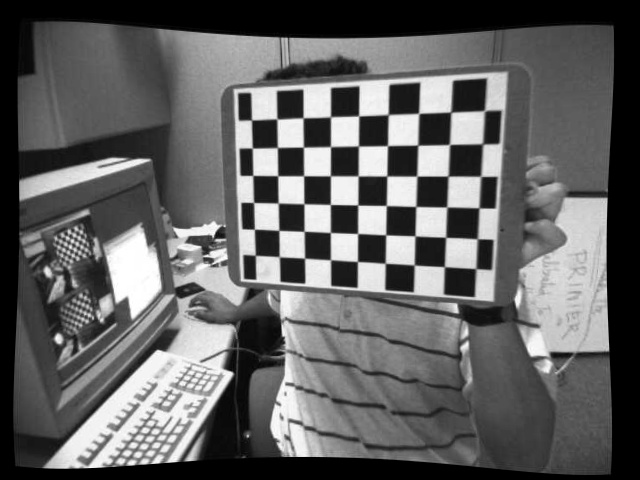
//> input picture rectified/left/left_0.jpg, 640 x 480 px
$ ./stereocalibration_matich   (built with g++ and OpenCV 4)
//> lines starting //> are read from the running program, lines starting //| are printed output that depends on the picture
#include <core/utility.hpp>
#include <stdio.h>
#include <opencv2/calib3d.hpp>
#include <opencv2/imgcodecs.hpp>
#include <opencv2/highgui.hpp>
#include <opencv2/imgproc.hpp>
#include <bits/stdc++.h>
#include <opencv.hpp>
#include <calib3d/calib3d_c.h>
#include <imgproc/types_c.h>
#include <io.h>
#include <direct.h>
#include <stdio.h>
#include <stdlib.h>
#include <ctype.h>
#include <sys/stat.h>
#include <sys/types.h>

using namespace cv;
using namespace std;

//==========================================================================================================
int Stereo_Match(void)
{
    string img1_filename = "rectified\\left\\left_0.jpg";
    string img2_filename = "rectified\\right\\right_0.jpg";
    string intrinsic_filename = "intrinsics.yml";
    string extrinsic_filename = "extrinsics.yml";

    //选择的匹配算法
    enum {
        STEREO_BM = 0,
        STEREO_SGBM = 1,
        STEREO_HH = 2,
        STEREO_VAR = 3,
        STEREO_3WAY = 4
    };

    int alg = STEREO_SGBM;

    int numberOfDisparities = 96;
    bool no_display = false;
    float scale = 1;


    //读取图像
    int color_mode = alg == STEREO_BM ? 0 : -1;
    Mat img1 = imread(img1_filename, color_mode);
//> img1 is the input picture: 480 rows x 640 cols, CV_8UC1; min 0, max 255, mean 98.1
    Mat img2 = imread(img2_filename, color_mode);
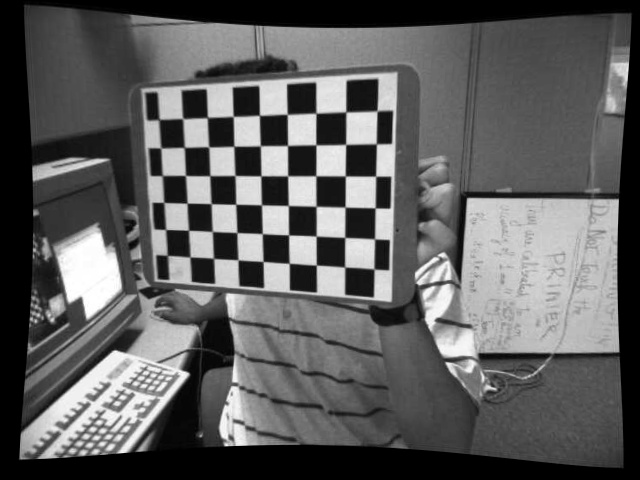
//> input picture rectified/right/right_0.jpg, 640 x 480 px
//> img2 is the input picture: 480 rows x 640 cols, CV_8UC1; min 0, max 255, mean 94.1

    /*imshow("readimg", img1);
    cout << img1.empty() << endl;
    waitKey(0);

    exit(0);*/

    //判断两幅图像是否非空
    if (img1.empty())
    {
        printf("Command-line parameter error: could not load the first input image file\n");
        return -1;
    }
    if (img2.empty())
    {
        printf("Command-line parameter error: could not load the second input image file\n");
        return -1;
    }
    //缩放图像
    if (scale != 1.f)
    {
        Mat temp1, temp2;
        int method = scale < 1 ? INTER_AREA : INTER_CUBIC;
        resize(img1, temp1, Size(), scale, scale, method);
        img1 = temp1;
        resize(img2, temp2, Size(), scale, scale, method);
        img2 = temp2;
    }

    //获取图像大小
    Size img_size = img1.size();
//> img_size = Size(640, 480)

    Rect roi1, roi2;
    Mat Q;

    int64 t = getTickCount();

    ////获取已经标定好的相机内部参数
    //if (!intrinsic_filename.empty())
    //{
    //    // reading intrinsic parameters
    //    FileStorage fs(intrinsic_filename, FileStorage::READ);
    //    if (!fs.isOpened())
    //    {
    //        printf("Failed to open file %s\n", intrinsic_filename.c_str());
    //        return -1;
    //    }

    //    Mat M1, D1, M2, D2;
    //    fs["M1"] >> M1;
    //    fs["D1"] >> D1;
    //    fs["M2"] >> M2;
    //    fs["D2"] >> D2;

    //    M1 *= scale;
    //    M2 *= scale;

    //    fs.open(extrinsic_filename, FileStorage::READ);
    //    if (!fs.isOpened())
    //    {
    //        printf("Failed to open file %s\n", extrinsic_filename.c_str());
    //        return -1;
    //    }

    //    Mat R, T, R1, P1, R2, P2;
    //    fs["R"] >> R;
    //    fs["T"] >> T;

    //    stereoRectify(M1, D1, M2, D2, img_size, R, T, R1, R2, P1, P2, Q, CALIB_ZERO_DISPARITY, -1, img_size, &roi1, &roi2);

    //    Mat map11, map12, map21, map22;
    //    initUndistortRectifyMap(M1, D1, R1, P1, img_size, CV_16SC2, map11, map12);
    //    initUndistortRectifyMap(M2, D2, R2, P2, img_size, CV_16SC2, map21, map22);

    //    Mat img1r, img2r;
    //    remap(img1, img1r, map11, map12, INTER_LINEAR);
    //    remap(img2, img2r, map21, map22, INTER_LINEAR);

    //    img1 = img1r;
    //    img2 = img2r;
    //}
    //

    int windowsize = 3;
    int min_disp = 16;
    int num_disp = 112 - min_disp;
    //Ptr<StereoSGBM> sgbm = StereoSGBM::create(0, 16, 3);//全局的SGBM;
    Ptr<StereoSGBM> sgbm = StereoSGBM::create(num_disp, 21);//全局的SGBM;
    sgbm->setMinDisparity(min_disp);
    sgbm->setNumDisparities(num_disp);
    sgbm->setBlockSize(16);
    sgbm->setP1(8 * 3 * windowsize * windowsize);
    sgbm->setP2(32 * 3 * windowsize * windowsize);
    sgbm->setDisp12MaxDiff(1);
    sgbm->setUniquenessRatio(10);
    sgbm->setSpeckleWindowSize(100);
    sgbm->setSpeckleRange(32);

    numberOfDisparities = ((img_size.width / 8) + 15) & -16;
//> numberOfDisparities = 80
    sgbm->setPreFilterCap(32);
    int SADWindowSize = 9;
    int sgbmWinSize = SADWindowSize > 0 ? SADWindowSize : 3;
    //sgbm->setBlockSize(sgbmWinSize);
    int cn = img1.channels();
//> cn = 1
    //sgbm->setP1(8 * cn * sgbmWinSize * sgbmWinSize);
    //sgbm->setP2(32 * cn * sgbmWinSize * sgbmWinSize);
    //sgbm->setMinDisparity(0);
    //sgbm->setNumDisparities(numberOfDisparities);
    //sgbm->setUniquenessRatio(10);
    //sgbm->setSpeckleWindowSize(100);
    //sgbm->setSpeckleRange(32);
    //sgbm->setDisp12MaxDiff(1);

    /*if (alg == STEREO_HH)
        sgbm->setMode(StereoSGBM::MODE_HH);
    else if (alg == STEREO_SGBM)*/
    sgbm->setMode(StereoSGBM::MODE_SGBM);
    /*else if (alg == STEREO_3WAY)
        sgbm->setMode(StereoSGBM::MODE_SGBM_3WAY);*/

    Mat disp;
    sgbm->compute(img1, img2, disp);
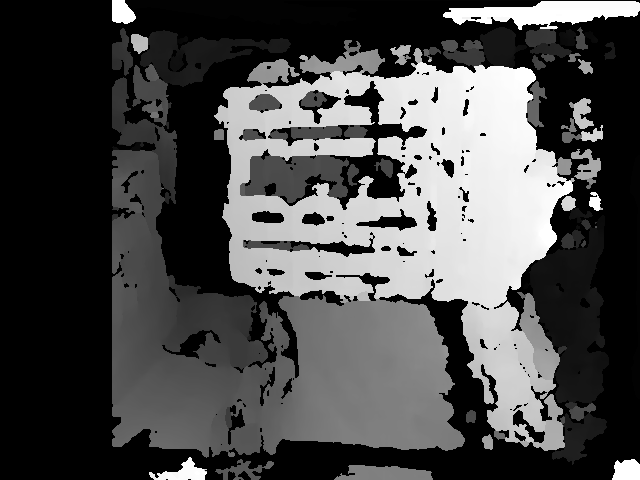
//> disp: 480 rows x 640 cols, CV_16SC1; min 240, max 1776, mean 693; drawn with min black and max white
    t = getTickCount() - t;
    printf("Time elapsed: %fms\n", t * 1000 / getTickFrequency());


    //disp = dispp.colRange(numberOfDisparities, img1p.cols);

    Mat disp8;
    if (alg != STEREO_VAR) {
        disp.convertTo(disp8, CV_8U, 255 / (numberOfDisparities * 16.));
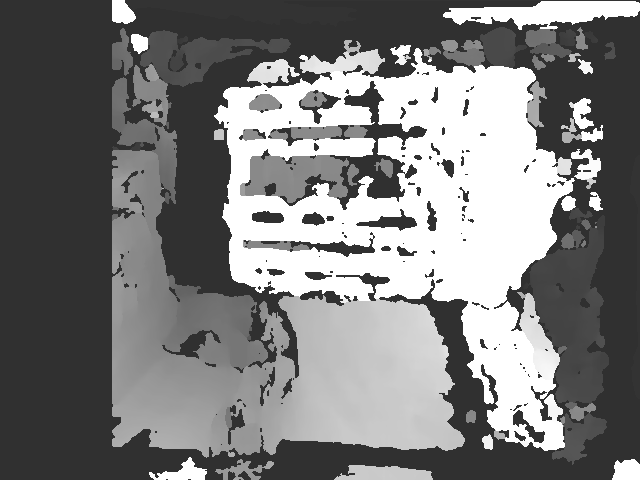
//> disp8: 480 rows x 640 cols, CV_8UC1; min 48, max 255, mean 124.3
    }
    else {
        disp.convertTo(disp8, CV_8U);
    }
    if (!no_display)
    {
        namedWindow("left", 1);
        imshow("left", img1);
        namedWindow("right", 1);
        imshow("right", img2);
        namedWindow("disparity", 0);
        imshow("disparity", disp8);
        waitKey(0);
    }

    return 0;
}
//=========================================================================================================
/*
获取某个目录下制定文件类型的文件
将数组FileNames中原有元素清空
将所有符合要求的文件放置到FileNames数组中
*/
// [25 lines left out: function IsFileExits, not called in this run]

/*获取文件函数
根据给定的文件目录和文件类型，该目录下分别放置在两个不同子目录下的左右相机图片的路径
需要保证两个子目录的名字分别为left和right
需要保证左右相机图片数量相等
如果正确获得左右相机图片的路径，则返回true，否则返回false
*/
bool GetFile(string& Path, string& Type, vector<string>& FileNames) {
    struct _finddata_t FileInfo;//查询到的文件信息
    intptr_t lfile = 0;//查询到的long类型文件句柄
    string sfile_r;//搜索文件时用到的正则表达式

    vector<vector<string>> images;
    images.resize(2);
    vector<string> subdir{ "\\left","\\right" };

    for (int i = 0; i < 2; ++i) {

        lfile = _findfirst(sfile_r.assign(Path).append(subdir.at(i)).append("\\*").append(Type).c_str(), &FileInfo);

        if (lfile != -1L) {//查找存在符合要求的文件
            do {
                if (FileInfo.attrib != _A_SUBDIR) {//如果不是文件夹
                    images.at(i).push_back(sfile_r.assign(Path).append(subdir.at(i)).append("\\").append(FileInfo.name));

                }
            } while (_findnext(lfile, &FileInfo) == 0);
        }
        else {//未查到符合要求的文件, 提示后退出
            _findclose(lfile);
            cout << "No such type files!" << endl;
            return false;
        }
    }

    if (images.at(0).size() != images.at(1).size()) {
        return false;
    }
    else if (images.at(0).size() == 0 || images.at(1).size() == 0) {
        return false;
    }

    int num = images.at(0).size();
    for (int i = 0; i < num; ++i) {
        FileNames.push_back(images.at(0).at(i));
        FileNames.push_back(images.at(1).at(i));
    }
    return true;
}

/*
打印文件名函数
*/
// [23 lines left out: functions PrintImagesNames, RectifiedImageSaving, not called in this run]

/*
双目相机立体标定函数
*/
// [421 lines left out: function StereoCalib, not called in this run]


int main(int argc, char** argv)
{

    string imagelistfn("images");//存放图片的目录
    string cornersfound("corners_found");//存放找到角点的图片的目录
    string rectified("rectified");//存放已经校正的图片的目录

    string ftype(".jpg");//获取文件的类型
    vector<string> imagelist;//存放读取的图片的路径
    bool ok = GetFile(imagelistfn, ftype, imagelist);
    //PrintImagesNames(imagelist);
    if (!ok || imagelist.empty())
    {
        cout << "can not open " << imagelistfn << " or the string list is empty" << endl;
        exit(0);
    }


    Size boardSize = Size(9, 6);//标定板上每行、列的角点数
    float squareSize = 30;//实际测量得到的标定板上每个棋盘格的物理尺寸，单位mm
    bool displayCorners = true;
    bool useCalibrated = true;
    bool showRectified = true;

    //StereoCalib(imagelist, boardSize, squareSize, true, cornersfound, true, showRectified, rectified);
    Stereo_Match();
    return 0;
}
